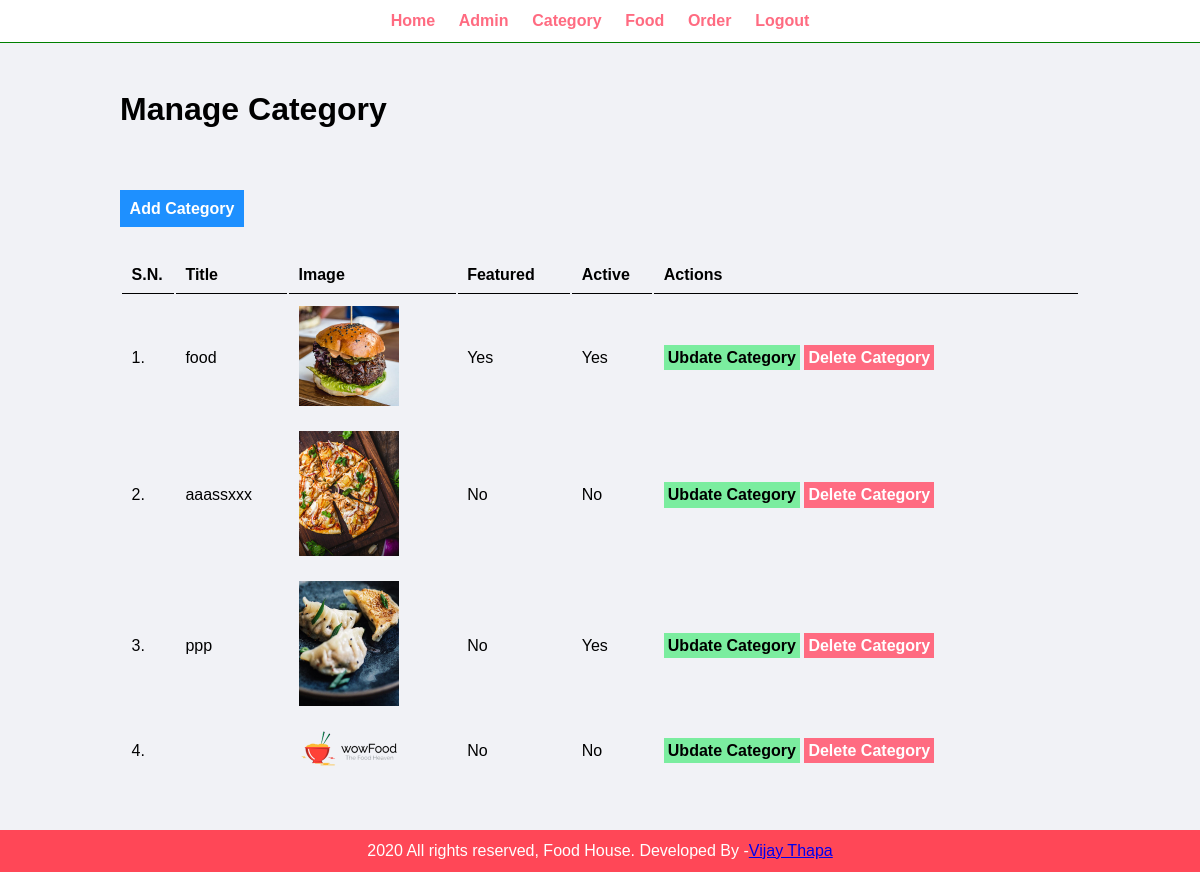
Screenshot of /control/admin/manage-category.php (signed in) with the database file from the repository.
### tables this page shows
CREATE TABLE `tbl_category` (
  `id` int(10) UNSIGNED NOT NULL,
  `title` varchar(100) NOT NULL,
  `image_name` varchar(255) NOT NULL,
  `featured` varchar(10) NOT NULL,
  `active` varchar(10) NOT NULL
);

### control/admin/manage-category.php (the view, shortened to what this page needs)
<?php
include('partials/menu.php');
?>
<div class="main-content">
        <div class="wrapper">
            <h1>Manage Category</h1><br><br>
            <br><br>
            <a href="<?php echo SITURAL;?>admin/add-category.php" class="btn-primary">Add Category</a>
            <br><br><br>
            <table class="tbl-full">
                <tr>
                    <th>S.N.</th>
                    <th>Title</th>
                    <th>Image</th>
                    <th>Featured</th>
                    <th>Active</th>
                    <th>Actions</th>
                </tr>
                <?php
                $sql="SELECT * FROM tbl_category";
                $res=mysqli_query($conn,$sql);
                $count=mysqli_num_rows($res);
                $sn=1;
                if($count>0){
                    while($row=mysqli_fetch_assoc($res))
                    {
                        $id=$row['id'];
                        $title=$row['title'];
                        $image_name=$row['image_name'];
                        $featured=$row['featured'];
                        $active=$row['active'];
                        ?>
                        <tr>
                    <td><?php echo $sn++;?>. </td>
                    <td><?php echo $title;?></td>
                    <td>
                        <?php
                        if($image_name!=""){
                            ?>
                            <img src="<?php echo SITURAL; ?>images/category/<?php echo $image_name;?>" width="100px">
                            <?php
                        }
                        else{
                            echo "<div style='color:red;'>Image Not Added.</div>";
                        }
                        ?>
                    </td>
                    <td><?php echo $featured;?></td>
                    <td><?php echo $active;?></td>
                    <td>
                        <a href="<?php echo SITURAL;?>admin/update-category.php?id=<?php echo $id;?>" class="btn-secondary">Ubdate Category</a>
                        <a href="<?php echo SITURAL;?>admin/delete-category.php?id=<?php echo $id;?>&image_name=<?php echo $image_name;?>" class="btn-danger">Delete Category</a>
                    </td>
                </tr>
                        <?php
                    }
                }
                ?>
            </table>
        </div>
    </div>
<?php
include('partials/footer.php');
?>

### control/admin/partials/menu.php (shortened to what this page needs)
<!DOCTYPE html>
<html lang="en">
<head>
    <link rel="stylesheet" href="../css/admin1.css">
</head>
<body>
    <div class="menu text-center">
        <div class="wrapper">
            <ul>
                <li><a href="login.php">Home</a></li>
                <li><a href="manaage-admin.php">Admin</a></li>
                <li><a href="manage-category.php">Category</a></li>
                <li><a href="manage-food.php">Food</a></li>
                <li><a href="manage-order.php">Order</a></li>
                <li><a href="logout.php">Logout</a></li>
            </ul>
        </div>
    </div>

### control/admin/partials/footer.php
<div class="footer">
        <div class="wrapper">
            <p class="text-center">2020 All rights reserved, Food House. Developed By -<a href="#">Vijay Thapa</a></p>
        </div>
    </div>
</body>
</html>

### view/css/admin1.css (style rules this page uses)
* { margin: 0; padding: 0; font-family: Arial, Helvetica, sans-serif; }
.wrapper { padding: 1%; width: 80%; margin: 0 auto; }
.text-center { text-align: center; }
.tbl-full { width: 100%; }
table tr th { border-bottom: 1px solid black; padding: 1%; text-align: left; }
table tr td { padding: 1%; }
.btn-primary { background-color: #1e90ff; padding: 1%; color: white; text-decoration: none; font-weight: bold; }
.btn-secondary { background-color: #7bed9f; padding: 1%; color: black; text-decoration: none; font-weight: bold; }
.btn-danger { background-color: #ff6b81; padding: 1%; color: white; text-decoration: none; font-weight: bold; }
.menu { border-bottom: 1px solid green; }
.menu ul { list-style-type: none; }
.menu ul li { display: inline; padding: 1%; }
.menu ul li a { text-decoration: none; font-weight: bold; color: #ff6b81; }
.main-content { background-color: #f1f2f6; padding: 3% 0; }
.footer { background-color: #ff4757; color: white; }

### rows the page displays
tbl_category: title "food", image_name (picture), featured "Yes", active "Yes"
tbl_category: title "aaassxxx", image_name (picture), featured "No", active "No"
tbl_category: title "ppp", image_name (picture), featured "No", active "Yes"
tbl_category: image_name (picture), featured "No", active "No"
